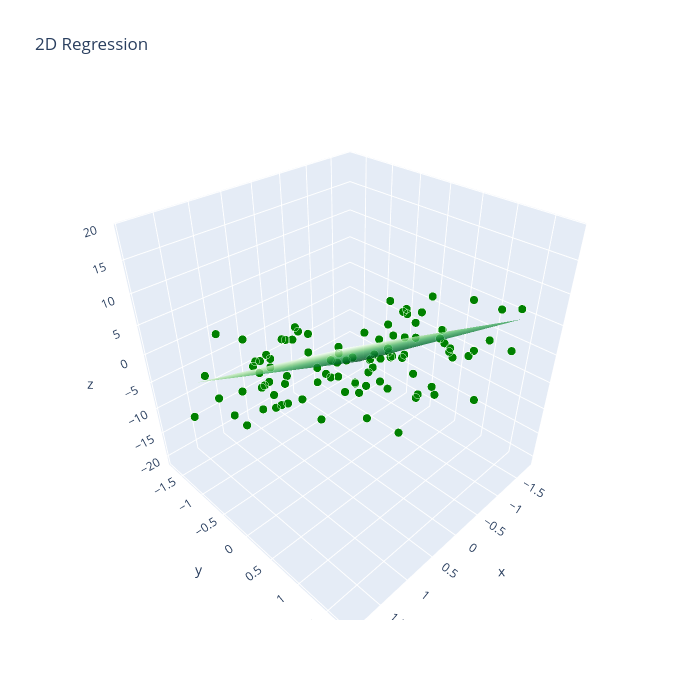

The notebook cell this image was saved under:
### Code cell
# 3D plot with plotly. Plotly is a much better approach for 3d plots, but it requires the user to have an online account.

# plotly.tools.set_credentials_file(username='camilofosco', api_key='AY1QtDdBCza2qZePnygz')

def plot_scatter_plotly(X,y,b_true):

    # y surface from true betas
    y_noiseless = np.dot(lsp_mat,b_true).reshape((20,20))
    
    data = [
        go.Scatter3d(
        x=X[:,0],
        y=X[:,1],
        z=y.flatten(),
        mode='markers',
        marker=dict(
            size=5,
            color='green',
            line=dict(
                color='rgba(217, 217, 217, 0.14)',
                width=0.5
                ),
            opacity=1
            )
        ),
        go.Surface(
                x=lsp_x,
                y=lsp_y,
                z=y_noiseless,
                colorscale='Greens',
                opacity=0.8,
                showscale=False
        ),

 
    ]

    layout = go.Layout(
        title='2D Regression',
        autosize=False,
        width=700,
        height=700,
    )

    fig = go.Figure(data=data, layout=layout)
        
    return fig, data

print(X.shape, y.shape)

fig, data = plot_scatter_plotly(X,y,b_true)
print(len(data))
iplot(fig, filename='2D Regression - normal data')

### Figure 1 — Plotly figure (JSON) as saved in the notebook; plotly's stock layout.template omitted (floating-point values rounded to 4 significant figures; data arrays with more than 128 entries replaced by an {"elided": "..."} marker saying what was removed)
{"data": [{"marker": {"color": "green", "line": {"color": "rgba(217, 217, 217, 0.14)", "width": 0.5}, "opacity": 1, "size": 5}, "mode": "markers", "type": "scatter3d", "x": [-0.1104, -1.706, 0.6564, -0.6662, 1.744, -0.4693, -0.9791, 0.6355, -0.07744, -1.629, 0.07496, -0.8468, -0.0518, -0.4256, 1.889, 0.8495, -1.093, 0.1156, -0.7237, 0.7601, -1.479, 1.007, 1.254, -0.7919, 0.6488, -0.6654, 0.7743, 1.236, 0.2207, -0.8665, -1.384, -1.655, 0.01203, -0.3255, -0.8627, -0.1443, 1.249, 1.195, 0.562, 1.444, -0.9992, 1.87, -1.786, -0.2963, 1.905, -1.627, 0.2624, 0.3958, -1.152, -0.6704, 0.6522, -0.3622, 0.7684, 0.8245, 0.6064, 0.2847, 0.2299, -1.476, 0.3536, 1.22, -0.5958, -0.4878, 1.469, -0.653, 0.3478, 1.268, -1.246, 0.8674, 0.8006, -1.258, 0.7108, 1.712, -1.198, 1.537, -0.3106, 0.1477, -0.4162, 0.543, -1.654, -0.8874, -0.1559, 0.3074, 0.04665, -1.081, -1.334, -0.1546, 0.9562, -0.7269, -0.277, 1.642, -0.8305, 1.19, -1.503, -0.8997, -0.5881, -0.9598, 0.9827, 1.005, -0.2884, 1.595], "y": [0.7575, -0.4568, -1.169, -1.583, 0.4948, 0.6631, -0.9021, -1.704, -1.443, -1.087, -1.307, 0.9916, 0.0143, 1.619, 0.5098, -0.6734, 1.142, 0.0108, 1.543, 0.9617, 0.5379, -1.149, -0.1088, -1.041, 0.857, 1.668, 0.8398, -1.718, 1.485, 1.766, 0.0768, -1.034, -0.6756, -0.8393, -1.606, 1.261, -0.4482, 0.02959, 1.585, -0.7645, -0.5561, 1.505, -0.3245, 0.4393, -0.9974, 0.7589, 1.009, -0.9515, -0.8172, -0.1065, -0.7478, 0.551, 1.249, -0.9606, -0.64, 0.0363, -1.665, -0.2697, -1.601, 1.339, 0.8846, 0.0816, -0.1985, -0.8856, 0.9564, -1.375, 0.09346, -1.209, 1.672, 1.611, 0.5569, 0.8746, -0.3879, 1.007, 1.275, 0.4958, -1.535, 0.9505, -0.6791, -1.311, 1.299, 0.3478, 1.38, 1.055, 0.1044, 0.4806, 0.0547, 0.8513, -0.55, 0.3739, 0.2166, -0.281, -0.2804, -1.646, 0.1306, -0.1604, -0.0344, -1.636, -1.177, 0.238], "z": [-10.78, -8.219, -9.843, -8.242, 10.96, -2.522, -11.1, -14.11, -5.826, -15.96, -17.57, 0.2019, -5.677, -0.932, 11.52, -1.905, 0.9, -0.712, 6.658, 6.367, -3.945, -15.31, -3.216, -15.05, -2.385, 12.16, 2.513, -7.521, 11.36, 5.461, -16.28, -14.77, -9.433, -10.65, -16.84, 9.65, 2.573, 8.413, 18.86, -7.811, -9.765, 17.19, -4.956, 0.2416, -6.721, -4.962, 12.86, -9.236, -6.404, -1.633, -10.69, 0.2357, 5.688, -11.88, -4.637, 2.643, -14.95, -9.64, -11.16, 9.304, -4.274, -3.221, 4.419, -8.446, 9.631, -9.641, -3.121, 0.1992, 7.7, 9.291, 0.4879, 16.93, -2.827, 4.223, 5.535, 1.031, -6.282, 3.653, -13.42, -17.4, 7.784, -1.716, 11.17, 8.886, 1.23, 2.549, -2.506, -6.735, -6.419, 4.41, 4.616, -0.1927, -1.724, -20.63, 6.618, -5.772, 6.953, -0.3902, -7.98, 9.303]}, {"colorscale": [[0, "rgb(247,252,245)"], [0.125, "rgb(229,245,224)"], [0.25, "rgb(199,233,192)"], [0.375, "rgb(161,217,155)"], [0.5, "rgb(116,196,118)"], [0.625, "rgb(65,171,93)"], [0.75, "rgb(35,139,69)"], [0.875, "rgb(0,109,44)"], [1, "rgb(0,68,27)"]], "opacity": 0.8, "showscale": false, "type": "surface", "x": {"elided": "20x20 float values"}, "y": {"elided": "20x20 float values"}, "z": {"elided": "20x20 float values"}}], "layout": {"autosize": false, "height": 700, "scene": {"aspectmode": "auto", "aspectratio": {"x": 1, "y": 1, "z": 1}}, "title": {"text": "2D Regression"}, "width": 700}}
